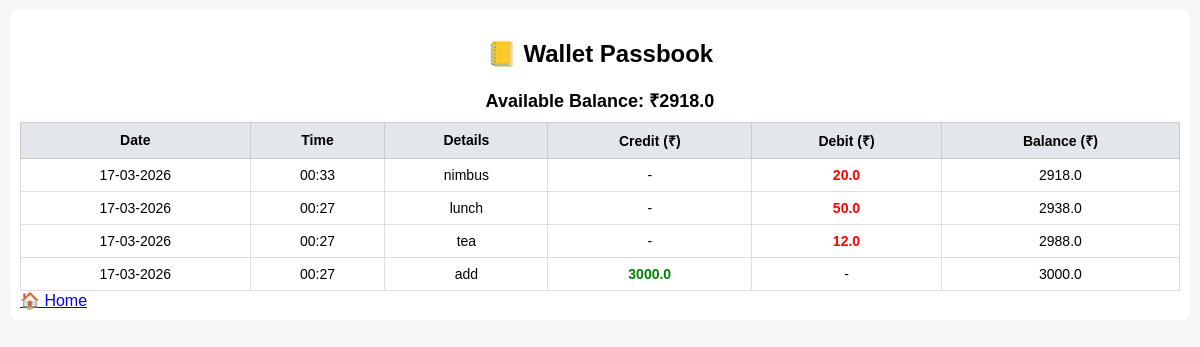
Screenshot of /passbook (signed in) with the database file from the repository.
### tables this page shows
CREATE TABLE transactions (
        id INTEGER PRIMARY KEY AUTOINCREMENT,
        user_id INTEGER,
        date TEXT,
        type TEXT,
        note TEXT,
        amount REAL,
        balance REAL,
        FOREIGN KEY(user_id) REFERENCES users(id)
    );

### app.py (the view)
@app.route("/passbook")
def passbook():
    if "user_id" not in session:
        return redirect("/login")
    wallet = Wallet(session["user_id"])
    return render_template(
        "passbook.html",
        transactions=wallet.get_transactions(),
        balance=wallet.balance
    )

### database.py (called while the page is built)
def get_connection():
    return sqlite3.connect(DB_NAME)

### wallet.py (called while the page is built)
    def _load_balance(self):
        conn = get_connection()
        cur = conn.cursor()
        cur.execute("""
            SELECT balance FROM transactions
            WHERE user_id=?
            ORDER BY id DESC
            LIMIT 1
        """, (self.user_id,))
        row = cur.fetchone()
        self.balance = float(row[0]) if row else 0.0
        conn.close()

    def get_transactions(self):
        conn = get_connection()
        cur = conn.cursor()
        cur.execute("""
            SELECT date, type, note, amount, balance
            FROM transactions
            WHERE user_id=?
            ORDER BY id DESC
        """, (self.user_id,))
        rows = cur.fetchall()
        conn.close()
        return [
            {
                "date": datetime.strptime(r[0], "%Y-%m-%d %H:%M"),
                "type": r[1],
                "note": r[2],
                "amount": r[3],
                "balance": r[4]
            }
            for r in rows
        ]

### templates/passbook.html (shortened to what this page needs)
<!DOCTYPE html>
<html>
<head>
</head>
<body>
<div class="container">
    <h2>📒 Wallet Passbook</h2>
    <div class="balance">Available Balance: ₹{{ balance }}</div>
    <table>
        <tr>
            <th>Date</th>
            <th>Time</th>
            <th>Details</th>
            <th>Credit (₹)</th>
            <th>Debit (₹)</th>
            <th>Balance (₹)</th>
        </tr>
        {% for t in transactions %}
        <tr>
            <td>{{ t.date.strftime("%d-%m-%Y") }}</td>
            <td>{{ t.date.strftime("%H:%M") }}</td>
            <td>{{ t.note }}</td>
            {% if t.type == "ADD" %}
                <td class="credit">{{ t.amount }}</td>
                <td>-</td>
            {% else %}
                <td>-</td>
                <td class="debit">{{ t.amount }}</td>
            {% endif %}
            <td>{{ t.balance }}</td>
        </tr>
        {% endfor %}
    </table>
    <a href="/" class="home-btn">🏠 Home</a>
</div>
</body>
</html>

### templates/passbook.html (style rules this page uses)
body { font-family: Arial, sans-serif; background: #f4f6f8; margin: 0; padding: 10px; }
.container { max-width: 100%; background: white; padding: 10px; border-radius: 8px; }
h2 { text-align: center; }
.balance { text-align: center; font-size: 18px; margin-bottom: 10px; font-weight: bold; }
table { width: 100%; border-collapse: collapse; font-size: 14px; }
th { background: #e3e7eb; padding: 8px; border: 1px solid #ccc; }
td { padding: 8px; border: 1px solid #ddd; text-align: center; }
.credit { color: green; font-weight: bold; }
.debit { color: red; font-weight: bold; }

### rows the page displays
transactions: balance "2918.0", date "17-03-2026", date "00:33", note "nimbus", amount "20.0"
transactions: date "17-03-2026", date "00:27", note "lunch", amount "50.0", balance "2938.0"
transactions: date "17-03-2026", date "00:27", note "tea", amount "12.0", balance "2988.0"
transactions: date "17-03-2026", date "00:27", note "add", amount "3000.0", balance "3000.0"
